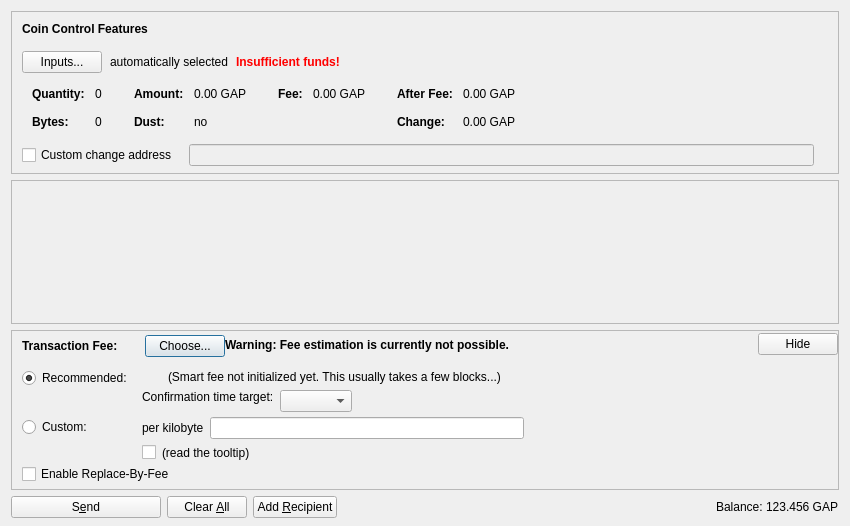
<?xml version="1.0" encoding="UTF-8"?>
<ui version="4.0">
 <class>SendCoinsDialog</class>
 <widget class="QDialog" name="SendCoinsDialog">
  <property name="geometry">
   <rect>
    <x>0</x>
    <y>0</y>
    <width>850</width>
    <height>526</height>
   </rect>
  </property>
  <property name="windowTitle">
   <string>Send Coins</string>
  </property>
  <layout class="QVBoxLayout" name="verticalLayout" stretch="0,1,0,0">
   <property name="bottomMargin">
    <number>8</number>
   </property>
   <item>
    <widget class="QFrame" name="frameCoinControl">
     <property name="sizePolicy">
      <sizepolicy hsizetype="Expanding" vsizetype="Expanding">
       <horstretch>0</horstretch>
       <verstretch>0</verstretch>
      </sizepolicy>
     </property>
     <property name="maximumSize">
      <size>
       <width>16777215</width>
       <height>16777215</height>
      </size>
     </property>
     <property name="frameShape">
      <enum>QFrame::StyledPanel</enum>
     </property>
     <property name="frameShadow">
      <enum>QFrame::Sunken</enum>
     </property>
     <layout class="QVBoxLayout" name="verticalLayoutCoinControl2">
      <property name="spacing">
       <number>0</number>
      </property>
      <property name="leftMargin">
       <number>0</number>
      </property>
      <property name="topMargin">
       <number>0</number>
      </property>
      <property name="rightMargin">
       <number>0</number>
      </property>
      <property name="bottomMargin">
       <number>6</number>
      </property>
      <item>
       <layout class="QVBoxLayout" name="verticalLayoutCoinControl" stretch="0,0,0,0,1">
        <property name="spacing">
         <number>0</number>
        </property>
        <property name="leftMargin">
         <number>10</number>
        </property>
        <property name="topMargin">
         <number>10</number>
        </property>
        <item>
         <layout class="QHBoxLayout" name="horizontalLayoutCoinControl1">
          <property name="bottomMargin">
           <number>15</number>
          </property>
          <item>
           <widget class="QLabel" name="labelCoinControlFeatures">
            <property name="sizePolicy">
             <sizepolicy hsizetype="Preferred" vsizetype="Maximum">
              <horstretch>0</horstretch>
              <verstretch>0</verstretch>
             </sizepolicy>
            </property>
            <property name="font">
             <font>
              <weight>75</weight>
              <bold>true</bold>
             </font>
            </property>
            <property name="styleSheet">
             <string notr="true">font-weight:bold;</string>
            </property>
            <property name="text">
             <string>Coin Control Features</string>
            </property>
           </widget>
          </item>
         </layout>
        </item>
        <item>
         <layout class="QHBoxLayout" name="horizontalLayoutCoinControl2" stretch="0,0,0,0">
          <property name="spacing">
           <number>8</number>
          </property>
          <property name="bottomMargin">
           <number>10</number>
          </property>
          <item>
           <widget class="QPushButton" name="pushButtonCoinControl">
            <property name="styleSheet">
             <string notr="true"/>
            </property>
            <property name="text">
             <string>Inputs...</string>
            </property>
            <property name="autoDefault">
             <bool>false</bool>
            </property>
           </widget>
          </item>
          <item>
           <widget class="QLabel" name="labelCoinControlAutomaticallySelected">
            <property name="text">
             <string>automatically selected</string>
            </property>
            <property name="margin">
             <number>5</number>
            </property>
           </widget>
          </item>
          <item>
           <widget class="QLabel" name="labelCoinControlInsuffFunds">
            <property name="font">
             <font>
              <weight>75</weight>
              <bold>true</bold>
             </font>
            </property>
            <property name="styleSheet">
             <string notr="true">color:red;font-weight:bold;</string>
            </property>
            <property name="text">
             <string>Insufficient funds!</string>
            </property>
            <property name="margin">
             <number>5</number>
            </property>
           </widget>
          </item>
          <item>
           <spacer name="horizontalSpacerCoinControl">
            <property name="orientation">
             <enum>Qt::Horizontal</enum>
            </property>
            <property name="sizeHint" stdset="0">
             <size>
              <width>40</width>
              <height>1</height>
             </size>
            </property>
           </spacer>
          </item>
         </layout>
        </item>
        <item>
         <widget class="QWidget" name="widgetCoinControl" native="true">
          <property name="sizePolicy">
           <sizepolicy hsizetype="Preferred" vsizetype="Preferred">
            <horstretch>0</horstretch>
            <verstretch>0</verstretch>
           </sizepolicy>
          </property>
          <property name="minimumSize">
           <size>
            <width>0</width>
            <height>0</height>
           </size>
          </property>
          <property name="styleSheet">
           <string notr="true"/>
          </property>
          <layout class="QHBoxLayout" name="horizontalLayoutCoinControl5">
           <property name="leftMargin">
            <number>0</number>
           </property>
           <property name="topMargin">
            <number>0</number>
           </property>
           <property name="rightMargin">
            <number>0</number>
           </property>
           <property name="bottomMargin">
            <number>0</number>
           </property>
           <item>
            <layout class="QHBoxLayout" name="horizontalLayoutCoinControl3" stretch="0,0,0,1">
             <property name="spacing">
              <number>20</number>
             </property>
             <property name="topMargin">
              <number>0</number>
             </property>
             <property name="bottomMargin">
              <number>10</number>
             </property>
             <item>
              <layout class="QFormLayout" name="formLayoutCoinControl1">
               <property name="horizontalSpacing">
                <number>10</number>
               </property>
               <property name="verticalSpacing">
                <number>14</number>
               </property>
               <property name="leftMargin">
                <number>10</number>
               </property>
               <property name="topMargin">
                <number>4</number>
               </property>
               <property name="rightMargin">
                <number>6</number>
               </property>
               <item row="0" column="0">
                <widget class="QLabel" name="labelCoinControlQuantityText">
                 <property name="font">
                  <font>
                   <weight>75</weight>
                   <bold>true</bold>
                  </font>
                 </property>
                 <property name="text">
                  <string>Quantity:</string>
                 </property>
                 <property name="margin">
                  <number>0</number>
                 </property>
                </widget>
               </item>
               <item row="0" column="1">
                <widget class="QLabel" name="labelCoinControlQuantity">
                 <property name="cursor">
                  <cursorShape>IBeamCursor</cursorShape>
                 </property>
                 <property name="contextMenuPolicy">
                  <enum>Qt::ActionsContextMenu</enum>
                 </property>
                 <property name="text">
                  <string notr="true">0</string>
                 </property>
                 <property name="margin">
                  <number>0</number>
                 </property>
                 <property name="textInteractionFlags">
                  <set>Qt::LinksAccessibleByMouse|Qt::TextSelectableByKeyboard|Qt::TextSelectableByMouse</set>
                 </property>
                </widget>
               </item>
               <item row="1" column="0">
                <widget class="QLabel" name="labelCoinControlBytesText">
                 <property name="font">
                  <font>
                   <weight>75</weight>
                   <bold>true</bold>
                  </font>
                 </property>
                 <property name="text">
                  <string>Bytes:</string>
                 </property>
                </widget>
               </item>
               <item row="1" column="1">
                <widget class="QLabel" name="labelCoinControlBytes">
                 <property name="cursor">
                  <cursorShape>IBeamCursor</cursorShape>
                 </property>
                 <property name="contextMenuPolicy">
                  <enum>Qt::ActionsContextMenu</enum>
                 </property>
                 <property name="text">
                  <string notr="true">0</string>
                 </property>
                 <property name="textInteractionFlags">
                  <set>Qt::LinksAccessibleByMouse|Qt::TextSelectableByKeyboard|Qt::TextSelectableByMouse</set>
                 </property>
                </widget>
               </item>
              </layout>
             </item>
             <item>
              <layout class="QFormLayout" name="formLayoutCoinControl2">
               <property name="horizontalSpacing">
                <number>10</number>
               </property>
               <property name="verticalSpacing">
                <number>14</number>
               </property>
               <property name="leftMargin">
                <number>6</number>
               </property>
               <property name="topMargin">
                <number>4</number>
               </property>
               <property name="rightMargin">
                <number>6</number>
               </property>
               <item row="0" column="0">
                <widget class="QLabel" name="labelCoinControlAmountText">
                 <property name="font">
                  <font>
                   <weight>75</weight>
                   <bold>true</bold>
                  </font>
                 </property>
                 <property name="text">
                  <string>Amount:</string>
                 </property>
                 <property name="margin">
                  <number>0</number>
                 </property>
                </widget>
               </item>
               <item row="0" column="1">
                <widget class="QLabel" name="labelCoinControlAmount">
                 <property name="cursor">
                  <cursorShape>IBeamCursor</cursorShape>
                 </property>
                 <property name="contextMenuPolicy">
                  <enum>Qt::ActionsContextMenu</enum>
                 </property>
                 <property name="text">
                  <string notr="true">0.00 GAP</string>
                 </property>
                 <property name="textInteractionFlags">
                  <set>Qt::LinksAccessibleByMouse|Qt::TextSelectableByKeyboard|Qt::TextSelectableByMouse</set>
                 </property>
                </widget>
               </item>
               <item row="1" column="0">
                <widget class="QLabel" name="labelCoinControlLowOutputText">
                 <property name="font">
                  <font>
                   <weight>75</weight>
                   <bold>true</bold>
                  </font>
                 </property>
                 <property name="text">
                  <string>Dust:</string>
                 </property>
                </widget>
               </item>
               <item row="1" column="1">
                <widget class="QLabel" name="labelCoinControlLowOutput">
                 <property name="cursor">
                  <cursorShape>IBeamCursor</cursorShape>
                 </property>
                 <property name="contextMenuPolicy">
                  <enum>Qt::ActionsContextMenu</enum>
                 </property>
                 <property name="text">
                  <string notr="true">no</string>
                 </property>
                 <property name="textInteractionFlags">
                  <set>Qt::LinksAccessibleByMouse|Qt::TextSelectableByKeyboard|Qt::TextSelectableByMouse</set>
                 </property>
                </widget>
               </item>
              </layout>
             </item>
             <item>
              <layout class="QFormLayout" name="formLayoutCoinControl3">
               <property name="horizontalSpacing">
                <number>10</number>
               </property>
               <property name="verticalSpacing">
                <number>14</number>
               </property>
               <property name="leftMargin">
                <number>6</number>
               </property>
               <property name="topMargin">
                <number>4</number>
               </property>
               <property name="rightMargin">
                <number>6</number>
               </property>
               <item row="0" column="0">
                <widget class="QLabel" name="labelCoinControlFeeText">
                 <property name="font">
                  <font>
                   <weight>75</weight>
                   <bold>true</bold>
                  </font>
                 </property>
                 <property name="text">
                  <string>Fee:</string>
                 </property>
                 <property name="margin">
                  <number>0</number>
                 </property>
                </widget>
               </item>
               <item row="0" column="1">
                <widget class="QLabel" name="labelCoinControlFee">
                 <property name="cursor">
                  <cursorShape>IBeamCursor</cursorShape>
                 </property>
                 <property name="contextMenuPolicy">
                  <enum>Qt::ActionsContextMenu</enum>
                 </property>
                 <property name="text">
                  <string notr="true">0.00 GAP</string>
                 </property>
                 <property name="textInteractionFlags">
                  <set>Qt::LinksAccessibleByMouse|Qt::TextSelectableByKeyboard|Qt::TextSelectableByMouse</set>
                 </property>
                </widget>
               </item>
              </layout>
             </item>
             <item>
              <layout class="QFormLayout" name="formLayoutCoinControl4">
               <property name="horizontalSpacing">
                <number>10</number>
               </property>
               <property name="verticalSpacing">
                <number>14</number>
               </property>
               <property name="leftMargin">
                <number>6</number>
               </property>
               <property name="topMargin">
                <number>4</number>
               </property>
               <property name="rightMargin">
                <number>6</number>
               </property>
               <item row="0" column="0">
                <widget class="QLabel" name="labelCoinControlAfterFeeText">
                 <property name="font">
                  <font>
                   <weight>75</weight>
                   <bold>true</bold>
                  </font>
                 </property>
                 <property name="text">
                  <string>After Fee:</string>
                 </property>
                 <property name="margin">
                  <number>0</number>
                 </property>
                </widget>
               </item>
               <item row="0" column="1">
                <widget class="QLabel" name="labelCoinControlAfterFee">
                 <property name="cursor">
                  <cursorShape>IBeamCursor</cursorShape>
                 </property>
                 <property name="contextMenuPolicy">
                  <enum>Qt::ActionsContextMenu</enum>
                 </property>
                 <property name="text">
                  <string notr="true">0.00 GAP</string>
                 </property>
                 <property name="textInteractionFlags">
                  <set>Qt::LinksAccessibleByMouse|Qt::TextSelectableByKeyboard|Qt::TextSelectableByMouse</set>
                 </property>
                </widget>
               </item>
               <item row="1" column="0">
                <widget class="QLabel" name="labelCoinControlChangeText">
                 <property name="font">
                  <font>
                   <weight>75</weight>
                   <bold>true</bold>
                  </font>
                 </property>
                 <property name="text">
                  <string>Change:</string>
                 </property>
                </widget>
               </item>
               <item row="1" column="1">
                <widget class="QLabel" name="labelCoinControlChange">
                 <property name="cursor">
                  <cursorShape>IBeamCursor</cursorShape>
                 </property>
                 <property name="contextMenuPolicy">
                  <enum>Qt::ActionsContextMenu</enum>
                 </property>
                 <property name="text">
                  <string notr="true">0.00 GAP</string>
                 </property>
                 <property name="textInteractionFlags">
                  <set>Qt::LinksAccessibleByMouse|Qt::TextSelectableByKeyboard|Qt::TextSelectableByMouse</set>
                 </property>
                </widget>
               </item>
              </layout>
             </item>
            </layout>
           </item>
          </layout>
         </widget>
        </item>
        <item>
         <layout class="QHBoxLayout" name="horizontalLayoutCoinControl4" stretch="0,0,0">
          <property name="spacing">
           <number>12</number>
          </property>
          <property name="sizeConstraint">
           <enum>QLayout::SetDefaultConstraint</enum>
          </property>
          <property name="topMargin">
           <number>5</number>
          </property>
          <property name="rightMargin">
           <number>5</number>
          </property>
          <item>
           <widget class="QCheckBox" name="checkBoxCoinControlChange">
            <property name="toolTip">
             <string>If this is activated, but the change address is empty or invalid, change will be sent to a newly generated address.</string>
            </property>
            <property name="text">
             <string>Custom change address</string>
            </property>
           </widget>
          </item>
          <item>
           <widget class="QValidatedLineEdit" name="lineEditCoinControlChange">
            <property name="enabled">
             <bool>false</bool>
            </property>
            <property name="sizePolicy">
             <sizepolicy hsizetype="Expanding" vsizetype="Fixed">
              <horstretch>0</horstretch>
              <verstretch>0</verstretch>
             </sizepolicy>
            </property>
           </widget>
          </item>
          <item>
           <widget class="QLabel" name="labelCoinControlChangeLabel">
            <property name="sizePolicy">
             <sizepolicy hsizetype="Preferred" vsizetype="Expanding">
              <horstretch>0</horstretch>
              <verstretch>0</verstretch>
             </sizepolicy>
            </property>
            <property name="minimumSize">
             <size>
              <width>0</width>
              <height>0</height>
             </size>
            </property>
            <property name="text">
             <string/>
            </property>
            <property name="margin">
             <number>3</number>
            </property>
           </widget>
          </item>
         </layout>
        </item>
        <item>
         <spacer name="verticalSpacerCoinControl">
          <property name="orientation">
           <enum>Qt::Vertical</enum>
          </property>
          <property name="sizeHint" stdset="0">
           <size>
            <width>800</width>
            <height>1</height>
           </size>
          </property>
         </spacer>
        </item>
       </layout>
      </item>
     </layout>
    </widget>
   </item>
   <item>
    <widget class="QScrollArea" name="scrollArea">
     <property name="widgetResizable">
      <bool>true</bool>
     </property>
     <widget class="QWidget" name="scrollAreaWidgetContents">
      <property name="geometry">
       <rect>
        <x>0</x>
        <y>0</y>
        <width>830</width>
        <height>104</height>
       </rect>
      </property>
      <layout class="QVBoxLayout" name="verticalLayout_2" stretch="0,1">
       <property name="leftMargin">
        <number>0</number>
       </property>
       <property name="topMargin">
        <number>0</number>
       </property>
       <property name="rightMargin">
        <number>0</number>
       </property>
       <property name="bottomMargin">
        <number>0</number>
       </property>
       <item>
        <layout class="QVBoxLayout" name="entries">
         <property name="spacing">
          <number>6</number>
         </property>
        </layout>
       </item>
       <item>
        <spacer name="verticalSpacer">
         <property name="orientation">
          <enum>Qt::Vertical</enum>
         </property>
         <property name="sizeHint" stdset="0">
          <size>
           <width>20</width>
           <height>40</height>
          </size>
         </property>
        </spacer>
       </item>
      </layout>
     </widget>
    </widget>
   </item>
   <item>
    <widget class="QFrame" name="frameFee">
     <property name="sizePolicy">
      <sizepolicy hsizetype="Expanding" vsizetype="Expanding">
       <horstretch>0</horstretch>
       <verstretch>0</verstretch>
      </sizepolicy>
     </property>
     <property name="maximumSize">
      <size>
       <width>16777215</width>
       <height>16777215</height>
      </size>
     </property>
     <property name="frameShape">
      <enum>QFrame::StyledPanel</enum>
     </property>
     <property name="frameShadow">
      <enum>QFrame::Sunken</enum>
     </property>
     <layout class="QVBoxLayout" name="verticalLayoutFee1">
      <property name="spacing">
       <number>0</number>
      </property>
      <property name="leftMargin">
       <number>0</number>
      </property>
      <property name="topMargin">
       <number>0</number>
      </property>
      <property name="rightMargin">
       <number>0</number>
      </property>
      <property name="bottomMargin">
       <number>0</number>
      </property>
      <item>
       <layout class="QVBoxLayout" name="verticalLayoutFee2" stretch="0,0,0">
        <property name="spacing">
         <number>0</number>
        </property>
        <property name="leftMargin">
         <number>10</number>
        </property>
        <property name="topMargin">
         <number>0</number>
        </property>
        <item>
         <layout class="QHBoxLayout" name="horizontalLayoutFee1">
          <property name="bottomMargin">
           <number>0</number>
          </property>
          <item>
           <layout class="QVBoxLayout" name="verticalLayoutFee7">
            <property name="spacing">
             <number>0</number>
            </property>
            <item>
             <spacer name="verticalSpacerSmartFee">
              <property name="orientation">
               <enum>Qt::Vertical</enum>
              </property>
              <property name="sizeType">
               <enum>QSizePolicy::Fixed</enum>
              </property>
              <property name="sizeHint" stdset="0">
               <size>
                <width>1</width>
                <height>4</height>
               </size>
              </property>
             </spacer>
            </item>
            <item>
             <layout class="QHBoxLayout" name="horizontalLayoutSmartFee">
              <property name="spacing">
               <number>10</number>
              </property>
              <item>
               <widget class="QLabel" name="labelFeeHeadline">
                <property name="sizePolicy">
                 <sizepolicy hsizetype="Preferred" vsizetype="Maximum">
                  <horstretch>0</horstretch>
                  <verstretch>0</verstretch>
                 </sizepolicy>
                </property>
                <property name="font">
                 <font>
                  <weight>75</weight>
                  <bold>true</bold>
                 </font>
                </property>
                <property name="styleSheet">
                 <string notr="true">font-weight:bold;</string>
                </property>
                <property name="text">
                 <string>Transaction Fee:</string>
                </property>
               </widget>
              </item>
              <item>
               <widget class="QLabel" name="labelFeeMinimized">
                <property name="text">
                 <string/>
                </property>
               </widget>
              </item>
              <item>
               <widget class="QPushButton" name="buttonChooseFee">
                <property name="text">
                 <string>Choose...</string>
                </property>
               </widget>
              </item>
             </layout>
            </item>
            <item>
             <spacer name="verticalSpacer_5">
              <property name="orientation">
               <enum>Qt::Vertical</enum>
              </property>
              <property name="sizeHint" stdset="0">
               <size>
                <width>1</width>
                <height>1</height>
               </size>
              </property>
             </spacer>
            </item>
           </layout>
          </item>
          <item>
           <widget class="QLabel" name="fallbackFeeWarningLabel">
            <property name="toolTip">
             <string>Using the fallbackfee can result in sending a transaction that will take several hours or days (or never) to confirm. Consider choosing your fee manually or wait until you have validated the complete chain.</string>
            </property>
            <property name="font">
            <font>
                <weight>75</weight>
                <bold>true</bold>
            </font>
            </property>
            <property name="text">
             <string>Warning: Fee estimation is currently not possible.</string>
            </property>
            <property name="wordWrap">
             <bool>false</bool>
            </property>
           </widget>
          </item>
          <item>
           <spacer name="horizontalSpacer_4">
            <property name="orientation">
             <enum>Qt::Horizontal</enum>
            </property>
            <property name="sizeType">
             <enum>QSizePolicy::MinimumExpanding</enum>
            </property>
            <property name="sizeHint" stdset="0">
             <size>
              <width>40</width>
              <height>20</height>
             </size>
            </property>
           </spacer>
          </item>
          <item>
           <widget class="QPushButton" name="buttonMinimizeFee">
            <property name="toolTip">
             <string>collapse fee-settings</string>
            </property>
            <property name="text">
             <string>Hide</string>
            </property>
           </widget>
          </item>
         </layout>
        </item>
        <item>
         <widget class="QFrame" name="frameFeeSelection">
          <layout class="QVBoxLayout" name="verticalLayoutFee12">
           <property name="spacing">
            <number>0</number>
           </property>
           <property name="leftMargin">
            <number>0</number>
           </property>
           <property name="topMargin">
            <number>0</number>
           </property>
           <property name="rightMargin">
            <number>0</number>
           </property>
           <property name="bottomMargin">
            <number>0</number>
           </property>
           <item>
            <layout class="QGridLayout" name="gridLayoutFee">
             <property name="topMargin">
              <number>10</number>
             </property>
             <property name="bottomMargin">
              <number>4</number>
             </property>
             <property name="horizontalSpacing">
              <number>10</number>
             </property>
             <property name="verticalSpacing">
              <number>4</number>
             </property>
             <item row="1" column="1">
              <layout class="QVBoxLayout" name="verticalLayoutFee8">
               <property name="spacing">
                <number>6</number>
               </property>
               <item>
                <layout class="QHBoxLayout" name="horizontalLayoutFee13">
                 <item>
                  <widget class="QLabel" name="labelCustomPerKilobyte">
                   <property name="toolTip">
                    <string>If the custom fee is set to 1000 satoshis and the transaction is only 250 bytes, then &quot;per kilobyte&quot; only pays 250 satoshis in fee, while &quot;total at least&quot; pays 1000 satoshis. For transactions bigger than a kilobyte both pay by kilobyte.</string>
                   </property>
                   <property name="text">
                    <string>per kilobyte</string>
                   </property>
                  </widget>
                 </item>
                 <item>
                  <widget class="BitcoinAmountField" name="customFee"/>
                 </item>
                 <item>
                  <spacer name="horizontalSpacer_6">
                   <property name="orientation">
                    <enum>Qt::Horizontal</enum>
                   </property>
                   <property name="sizeHint" stdset="0">
                    <size>
                     <width>1</width>
                     <height>1</height>
                    </size>
                   </property>
                  </spacer>
                 </item>
                </layout>
               </item>
               <item>
                <layout class="QHBoxLayout" name="horizontalLayoutFee8">
                 <item>
                  <widget class="QCheckBox" name="checkBoxMinimumFee">
                   <property name="toolTip">
                    <string>Paying only the minimum fee is just fine as long as there is less transaction volume than space in the blocks. But be aware that this can end up in a never confirming transaction once there is more demand for Gapcoin transactions than the network can process.</string>
                   </property>
                   <property name="text">
                    <string/>
                   </property>
                  </widget>
                 </item>
                 <item>
                  <widget class="QLabel" name="labelMinFeeWarning">
                   <property name="enabled">
                    <bool>true</bool>
                   </property>
                   <property name="toolTip">
                    <string>Paying only the minimum fee is just fine as long as there is less transaction volume than space in the blocks. But be aware that this can end up in a never confirming transaction once there is more demand for Gapcoin transactions than the network can process.</string>
                   </property>
                   <property name="text">
                    <string>(read the tooltip)</string>
                   </property>
                   <property name="margin">
                    <number>5</number>
                   </property>
                  </widget>
                 </item>
                 <item>
                  <spacer name="horizontalSpacer_2">
                   <property name="orientation">
                    <enum>Qt::Horizontal</enum>
                   </property>
                   <property name="sizeHint" stdset="0">
                    <size>
                     <width>1</width>
                     <height>1</height>
                    </size>
                   </property>
                  </spacer>
                 </item>
                </layout>
               </item>
              </layout>
             </item>
             <item row="0" column="0">
              <layout class="QVBoxLayout" name="verticalLayoutFee4" stretch="0,1">
               <item>
                <widget class="QRadioButton" name="radioSmartFee">
                 <property name="text">
                  <string>Recommended:</string>
                 </property>
                 <property name="checked">
                  <bool>true</bool>
                 </property>
                 <attribute name="buttonGroup">
                  <string notr="true">groupFee</string>
                 </attribute>
                </widget>
               </item>
               <item>
                <spacer name="verticalSpacer_2">
                 <property name="orientation">
                  <enum>Qt::Vertical</enum>
                 </property>
                 <property name="sizeHint" stdset="0">
                  <size>
                   <width>1</width>
                   <height>1</height>
                  </size>
                 </property>
                </spacer>
               </item>
              </layout>
             </item>
             <item row="1" column="0">
              <layout class="QVBoxLayout" name="verticalLayoutFee9" stretch="0,1">
               <item>
                <widget class="QRadioButton" name="radioCustomFee">
                 <property name="text">
                  <string>Custom:</string>
                 </property>
                 <attribute name="buttonGroup">
                  <string notr="true">groupFee</string>
                 </attribute>
                </widget>
               </item>
               <item>
                <spacer name="verticalSpacer_6">
                 <property name="orientation">
                  <enum>Qt::Vertical</enum>
                 </property>
                 <property name="sizeHint" stdset="0">
                  <size>
                   <width>1</width>
                   <height>1</height>
                  </size>
                 </property>
                </spacer>
               </item>
              </layout>
             </item>
             <item row="0" column="1">
              <layout class="QVBoxLayout" name="verticalLayoutFee3" stretch="0,0,1">
               <property name="spacing">
                <number>6</number>
               </property>
               <property name="topMargin">
                <number>2</number>
               </property>
               <item>
                <layout class="QHBoxLayout" name="horizontalLayoutFee12">
                 <item>
                  <widget class="QLabel" name="labelSmartFee">
                   <property name="text">
                    <string/>
                   </property>
                   <property name="margin">
                    <number>2</number>
                   </property>
                  </widget>
                 </item>
                 <item>
                  <widget class="QLabel" name="labelFeeEstimation">
                   <property name="text">
                    <string/>
                   </property>
                  </widget>
                 </item>
                 <item>
                  <widget class="QLabel" name="labelSmartFee2">
                   <property name="text">
                    <string>(Smart fee not initialized yet. This usually takes a few blocks...)</string>
                   </property>
                   <property name="margin">
                    <number>2</number>
                   </property>
                  </widget>
                 </item>
                 <item>
                  <spacer name="horizontalSpacer_5">
                   <property name="orientation">
                    <enum>Qt::Horizontal</enum>
                   </property>
                   <property name="sizeHint" stdset="0">
                    <size>
                     <width>1</width>
                     <height>1</height>
                    </size>
                   </property>
                  </spacer>
                 </item>
                </layout>
               </item>
               <item>
                <layout class="QHBoxLayout" name="horizontalLayoutFee9">
                 <item>
                  <layout class="QVBoxLayout" name="verticalLayoutFee6">
                   <item>
                    <widget class="QLabel" name="labelSmartFee3">
                     <property name="text">
                      <string>Confirmation time target:</string>
                     </property>
                     <property name="margin">
                      <number>2</number>
                     </property>
                    </widget>
                   </item>
                   <item>
                    <spacer name="verticalSpacer_3">
                     <property name="orientation">
                      <enum>Qt::Vertical</enum>
                     </property>
                     <property name="sizeHint" stdset="0">
                      <size>
                       <width>1</width>
                       <height>1</height>
                      </size>
                     </property>
                    </spacer>
                   </item>
                  </layout>
                 </item>
                 <item>
                  <layout class="QVBoxLayout" name="verticalLayoutFee5">
                   <property name="rightMargin">
                    <number>30</number>
                   </property>
                   <item>
                    <layout class="QHBoxLayout" name="horizontalLayoutConfTarget">
                     <property name="bottomMargin">
                      <number>0</number>
                     </property>
                     <item>
                      <widget class="QComboBox" name="confTargetSelector"/>
                     </item>
                     <item>
                      <spacer name="horizontalSpacerConfTarget">
                       <property name="orientation">
                        <enum>Qt::Horizontal</enum>
                       </property>
                       <property name="sizeHint" stdset="0">
                        <size>
                         <width>40</width>
                         <height>20</height>
                        </size>
                       </property>
                      </spacer>
                     </item>
                    </layout>
                   </item>
                  </layout>
                 </item>
                </layout>
               </item>
               <item>
                <spacer name="verticalSpacer_4">
                 <property name="orientation">
                  <enum>Qt::Vertical</enum>
                 </property>
                 <property name="sizeHint" stdset="0">
                  <size>
                   <width>1</width>
                   <height>1</height>
                  </size>
                 </property>
                </spacer>
               </item>
              </layout>
             </item>
            </layout>
           </item>
           <item>
            <widget class="QCheckBox" name="optInRBF">
             <property name="text">
              <string>Enable Replace-By-Fee</string>
             </property>
             <property name="toolTip">
              <string>With Replace-By-Fee (BIP-125) you can increase a transaction's fee after it is sent. Without this, a higher fee may be recommended to compensate for increased transaction delay risk.</string>
             </property>
            </widget>
           </item>
          </layout>
         </widget>
        </item>
        <item>
         <spacer name="verticalSpacerFee">
          <property name="orientation">
           <enum>Qt::Vertical</enum>
          </property>
          <property name="sizeHint" stdset="0">
           <size>
            <width>40</width>
            <height>5</height>
           </size>
          </property>
         </spacer>
        </item>
       </layout>
      </item>
     </layout>
    </widget>
   </item>
   <item>
    <layout class="QHBoxLayout" name="horizontalLayout">
     <item>
      <widget class="QPushButton" name="sendButton">
       <property name="minimumSize">
        <size>
         <width>150</width>
         <height>0</height>
        </size>
       </property>
       <property name="toolTip">
        <string>Confirm the send action</string>
       </property>
       <property name="text">
        <string>S&amp;end</string>
       </property>
       <property name="icon">
        <iconset resource="../bitcoin.qrc">
         <normaloff>:/icons/send</normaloff>:/icons/send</iconset>
       </property>
       <property name="autoDefault">
        <bool>false</bool>
       </property>
       <property name="default">
        <bool>false</bool>
       </property>
      </widget>
     </item>
     <item>
      <widget class="QPushButton" name="clearButton">
       <property name="sizePolicy">
        <sizepolicy hsizetype="Minimum" vsizetype="Fixed">
         <horstretch>0</horstretch>
         <verstretch>0</verstretch>
        </sizepolicy>
       </property>
       <property name="toolTip">
        <string>Clear all fields of the form.</string>
       </property>
       <property name="text">
        <string>Clear &amp;All</string>
       </property>
       <property name="icon">
        <iconset resource="../bitcoin.qrc">
         <normaloff>:/icons/remove</normaloff>:/icons/remove</iconset>
       </property>
       <property name="autoDefault">
        <bool>false</bool>
       </property>
      </widget>
     </item>
     <item>
      <widget class="QPushButton" name="addButton">
       <property name="toolTip">
        <string>Send to multiple recipients at once</string>
       </property>
       <property name="text">
        <string>Add &amp;Recipient</string>
       </property>
       <property name="icon">
        <iconset resource="../bitcoin.qrc">
         <normaloff>:/icons/add</normaloff>:/icons/add</iconset>
       </property>
       <property name="autoDefault">
        <bool>false</bool>
       </property>
      </widget>
     </item>
     <item>
      <spacer name="horizontalSpacer">
       <property name="orientation">
        <enum>Qt::Horizontal</enum>
       </property>
       <property name="sizeHint" stdset="0">
        <size>
         <width>40</width>
         <height>20</height>
        </size>
       </property>
      </spacer>
     </item>
     <item>
      <layout class="QHBoxLayout" name="horizontalLayout_2">
       <property name="spacing">
        <number>3</number>
       </property>
       <item>
        <widget class="QLabel" name="label">
         <property name="sizePolicy">
          <sizepolicy hsizetype="Preferred" vsizetype="Fixed">
           <horstretch>0</horstretch>
           <verstretch>0</verstretch>
          </sizepolicy>
         </property>
         <property name="text">
          <string>Balance:</string>
         </property>
        </widget>
       </item>
       <item>
        <widget class="QLabel" name="labelBalance">
         <property name="sizePolicy">
          <sizepolicy hsizetype="Preferred" vsizetype="Fixed">
           <horstretch>0</horstretch>
           <verstretch>0</verstretch>
          </sizepolicy>
         </property>
         <property name="cursor">
          <cursorShape>IBeamCursor</cursorShape>
         </property>
         <property name="text">
          <string notr="true">123.456 GAP</string>
         </property>
         <property name="textInteractionFlags">
          <set>Qt::LinksAccessibleByMouse|Qt::TextSelectableByKeyboard|Qt::TextSelectableByMouse</set>
         </property>
        </widget>
       </item>
      </layout>
     </item>
    </layout>
   </item>
  </layout>
 </widget>
 <customwidgets>
  <customwidget>
   <class>QValidatedLineEdit</class>
   <extends>QLineEdit</extends>
   <header>qt/qvalidatedlineedit.h</header>
  </customwidget>
  <customwidget>
   <class>BitcoinAmountField</class>
   <extends>QLineEdit</extends>
   <header>qt/bitcoinamountfield.h</header>
   <container>1</container>
  </customwidget>
 </customwidgets>
 <resources>
  <include location="../bitcoin.qrc"/>
 </resources>
 <connections/>
 <buttongroups>
  <buttongroup name="groupFee"/>
 </buttongroups>
</ui>
